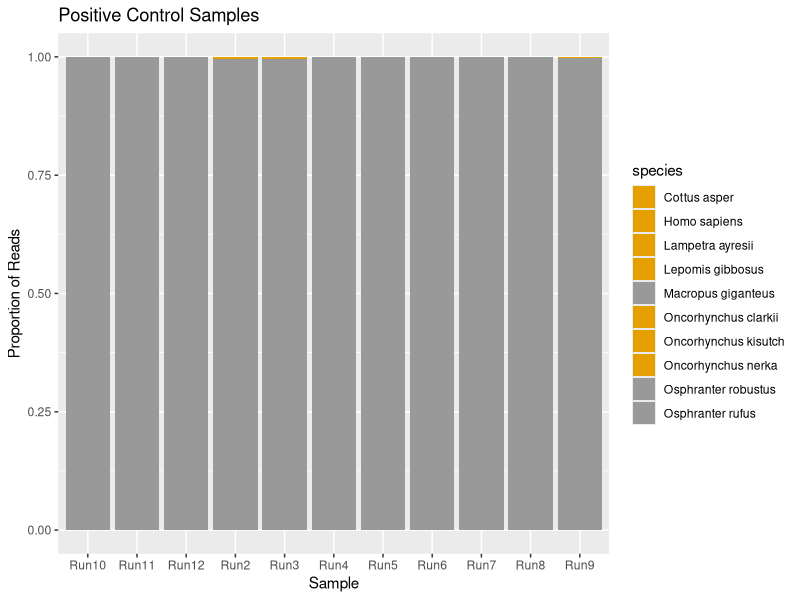
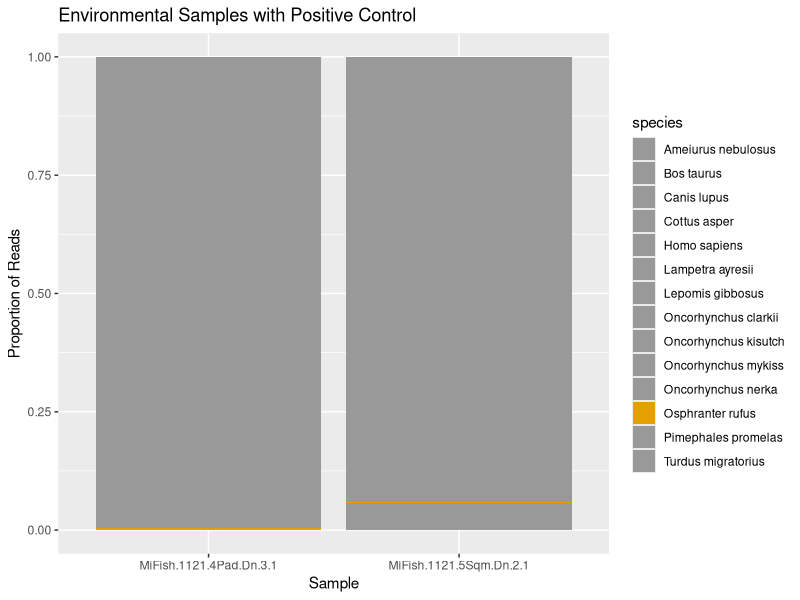
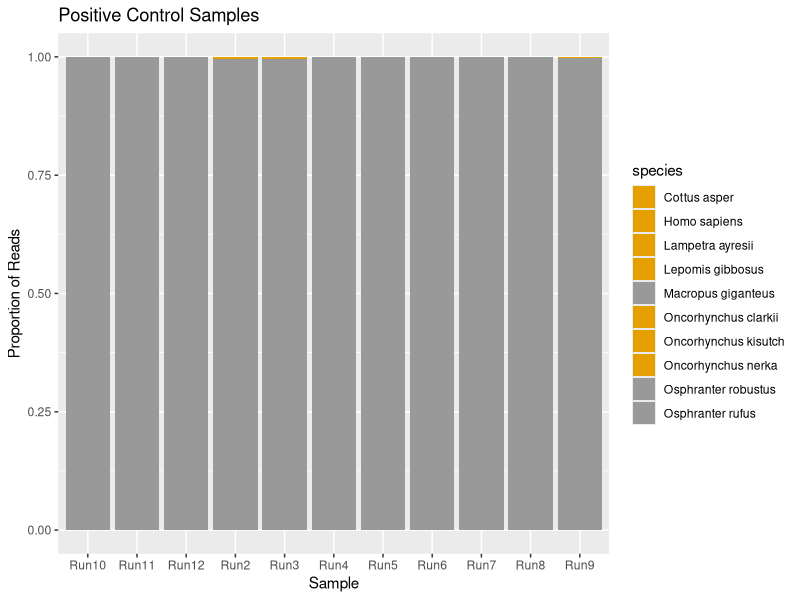
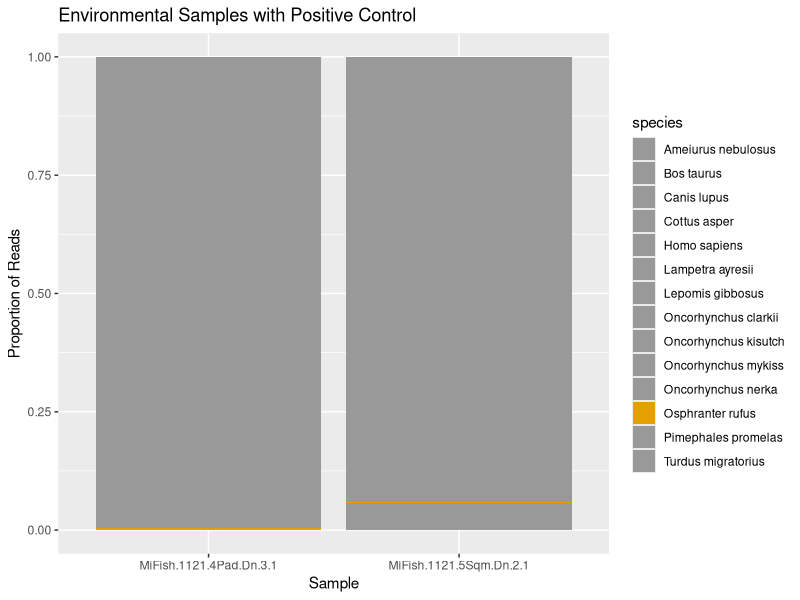

Generate these figures, in order, with R:

library(tidyverse)
library(ggplot2)
library(here)
library(gridExtra)

taxatable <- read.csv(here("Output","metabarcoding", "taxa_table.csv"))

nonkangaroo <- taxatable %>% 
  filter(! str_detect(Sample_name, "MC")) %>% 
  filter(! str_detect(Sample_name, "Kangaroo")) %>% 
  group_by(Sample_name) %>% 
  mutate(ReadDepth = sum(totalReads)) %>% 
  mutate(propReads = totalReads/ReadDepth) 

nonkangaroo_withkangaroo <- nonkangaroo %>% 
  filter(str_detect(species, "Osphranter"))

nonkangaroo <- nonkangaroo %>% 
  filter(Sample_name %in% nonkangaroo_withkangaroo$Sample_name)

kangaroo <- taxatable %>% 
  filter(str_detect(Sample_name, "Kangaroo")) %>% 
  group_by(Sample_name) %>% 
  mutate(ReadDepth = sum(totalReads)) %>% 
  mutate(propReads = totalReads/ReadDepth) %>% 
  mutate(Sample_name = str_replace(Sample_name, "MiFish.Kangaroo.", ""))

kangaroo %>% 
  ggplot(aes(x=Sample_name, y=propReads, fill=species)) +
  geom_col() + 
  scale_fill_manual(values=c("#E69F00","#E69F00","#E69F00","#E69F00","#999999","#E69F00","#E69F00","#E69F00", "#999999","#999999")) + 
  labs(y="Proportion of Reads", x="Sample") +
  ggtitle("Positive Control Samples")

ggsave(file=here("Output","Figures","check_controls.png"))

nonkangaroo %>% 
  ggplot(aes(x=Sample_name, y=propReads, fill=species)) +
  geom_col() + 
  scale_fill_manual(values=c("#999999", "#999999","#999999","#999999","#999999","#999999","#999999","#999999","#999999","#999999","#999999","#E69F00", "#999999","#999999")) + 
  labs(y="Proportion of Reads", x="Sample") +
  ggtitle("Environmental Samples with Positive Control")

ggsave(file=here("Output","Figures","check_controls2.png"))
